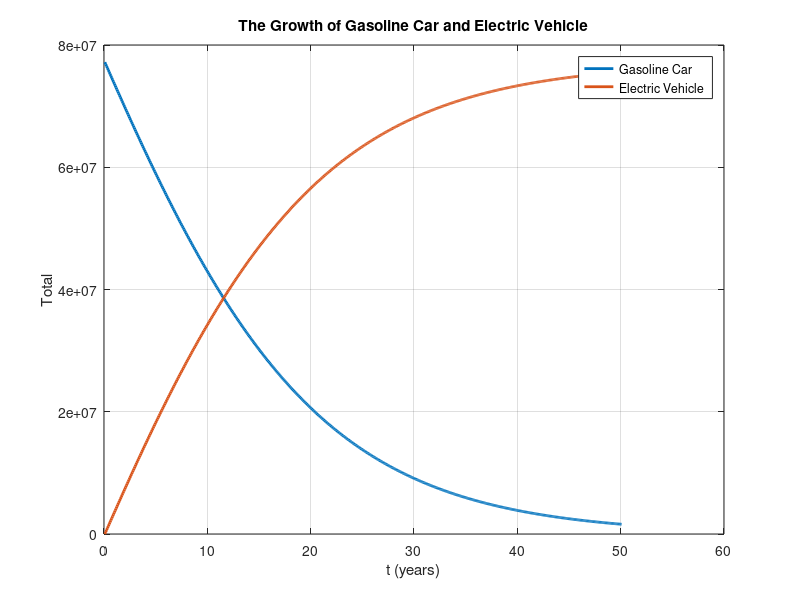

MATLAB code for this plot:
clear all
clc

% Model SIR
% Pendefinisian variable
a = 0.05;
b = 0.0000000005;
u = 0.0000001;
o = 0.0000001;

%Initial value
s(1) = 308745538/4;
i(1) = 0;

for t = 1:50*12
    ds = o - a*s(t) - b*s(t)*i(t) - u*s(t);
    di = a*s(t) + b*s(t)*i(t);
    s(t+1) = s(t) + ds/12;
    i(t+1) = i(t) + di/12;
    if s(t+1) < 0
        s(t+1) = 0;
    end
end

t = 1;
while i(t)<0.3*s(1)
    t = t+1;
end
t/12

q = 1;
while i(q)<0.4274*s(1)
    q = q+1;
end
q/12

r = 1;
while i(r)<s(1) && r<=600
    r = r+1;
end
r/12

t = 1:50*12+1;
plot(t/12,s,'LineWidth',2)
hold on
plot(t/12,i,'LineWidth',2)
title('The Growth of Gasoline Car and Electric Vehicle')
xlabel('t (years)')
ylabel('Total')
legend('Gasoline Car','Electric Vehicle')
grid on
